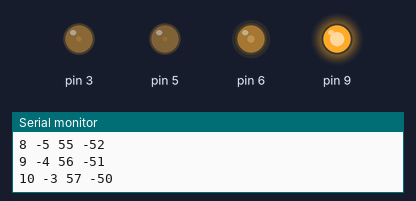
Recording of a sketch running on a simulated Arduino Uno, built with avr-gcc and run on an emulated ATmega328P. Parts: output pins drawn as LEDs (lit = HIGH), the last lines printed to the serial monitor.

Above: at 0.15 s.
At 3.52 s:
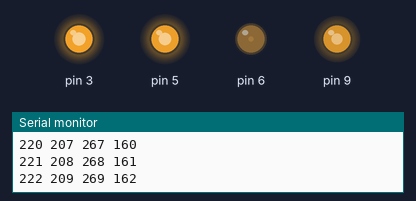
At 6.26 s:
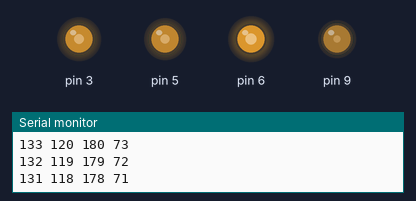
At 11.19 s:
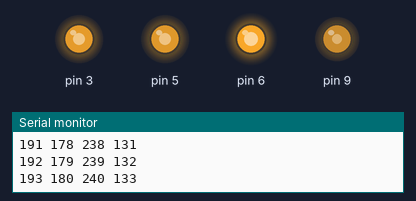
At 16.37 s:
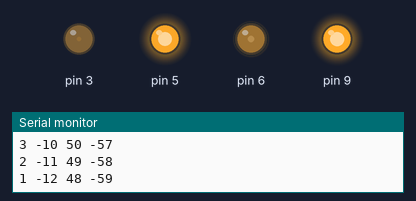
At 33.79 s:
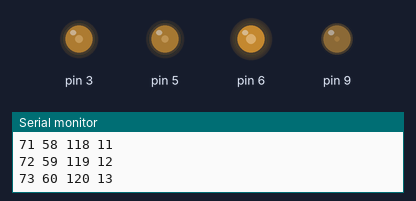
Timing chart, 0 to 33.8 s (numbered marks = the images above):
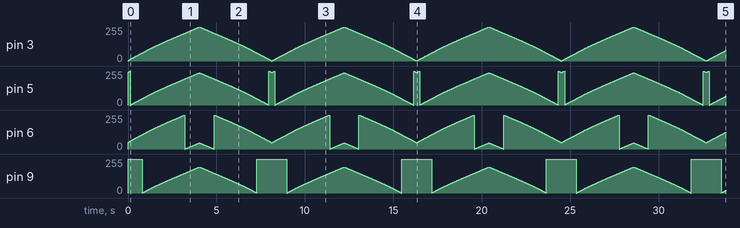

The sketch:

arduivisPD_multipleOutputs.ino
```cpp
/*

~~~~~~~ arduivis - Pure Data ~~~~~~~~
~~~~~ model#4: multiple outputs ~~~~~

pd patch: arduivis_model4_PD_multipleOutputs.pd

This is an example of how to use a loop to write
several streams of data to Pure Data, from an Arduino.
A fading LED is used to provide visual feedback for
this process.

This code is in the public domain

written by Christopher Konopka
http://cskonopka.github.io/arduivis/
http://christopherkonopka.com/

*/

void setup()
{
  // Create/open serial port
  Serial.begin(9600);

  // Define LED mode
  // PWM LED
  pinMode(3, OUTPUT);
}

void loop()
{
  // Loop variables
    int lp = 0;

    int startIncrement = 0;
    int incrementLoopRange = 255;
    int startDecrement = 255;
    int decrementLoopRange = 0;


  // Loop Function
    lp = loopSystem(startIncrement, incrementLoopRange, startDecrement, decrementLoopRange);
}

int loopSystem(int startIncrement, int incrementLoopRange, int startDecrement, int decrementLoopRange)
{
  int lp;

  // Loop #1
  // Incremental Loop
  for(lp = startIncrement; lp < incrementLoopRange; lp++)
  {
    // Incremental loop values to LED
    // Controls fade of 4 LEDs
      analogWrite(3, lp);
      analogWrite(5, lp - 13);
      analogWrite(6, lp + 47);
      analogWrite(9, lp - 60);

      // Incremental loop values to serial buffer
      // [comport] object
      // to Pure Data, from Arduino
        Serial.print(lp);
        Serial.print(" ");
        Serial.print(lp - 13);
        Serial.print(" ");
        Serial.print(lp + 47);
        Serial.print(" ");
        Serial.println(lp - 60);

    delay(10);
  }

  // Loop #2
  // Decremental Loop
  for(lp = startDecrement; lp > decrementLoopRange; lp--)
  {
    // Deremental loop values to LED
    // Controls fade of 4 LEDs
      analogWrite(3, lp);
      analogWrite(5, lp - 13);
      analogWrite(6, lp + 47);
      analogWrite(9, lp - 60);

      // Decremental loop values to serial buffer
      // [comport] object
      // to Pure Data, from Arduino
        Serial.print(lp);
        Serial.print(" ");
        Serial.print(lp - 13);
        Serial.print(" ");
        Serial.print(lp + 47);
        Serial.print(" ");
        Serial.println(lp - 60);

    delay(10);
  }
}
```
